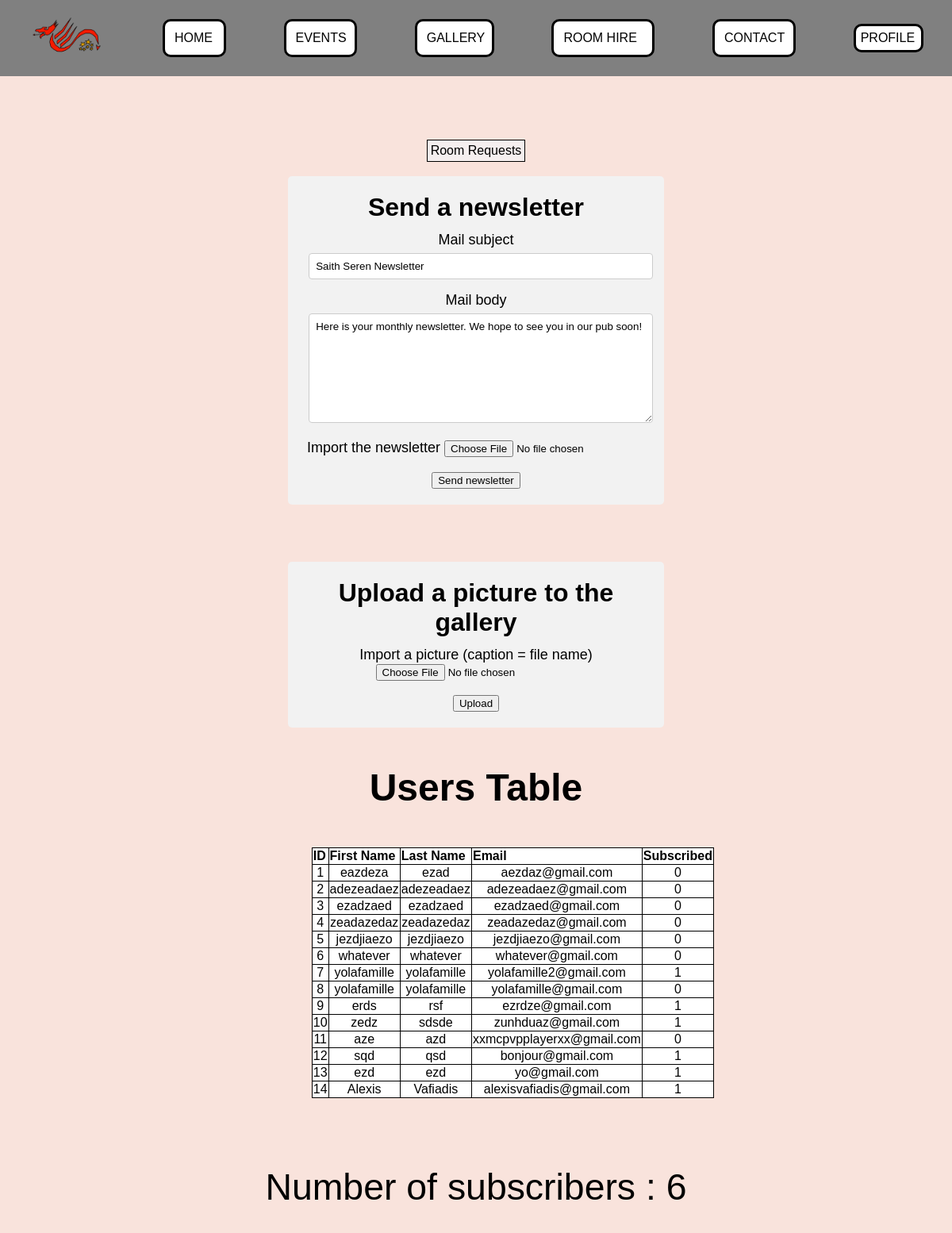
The page /panel.php (signed in) on the database its author committed.
### tables this page shows
CREATE TABLE `user` (
  `id` int(10) UNSIGNED NOT NULL,
  `email` varchar(100) NOT NULL,
  `password` varchar(255) NOT NULL,
  `firstname` varchar(50) NOT NULL,
  `lastname` varchar(50) NOT NULL,
  `subscribed` tinyint(1) NOT NULL DEFAULT '1',
  `admin` tinyint(1) NOT NULL DEFAULT '0',
  `active` tinyint(1) DEFAULT '0'
);

### src/fetchdata.php (called while the page is built)
<?php
function fetch_data($conn, $tableName, $columns){
 if(empty($conn)){
  $msg= "Database connection error";
 }elseif (empty($columns) || !is_array($columns)) {
  $msg="columns Name must be defined in an indexed array";
 }elseif(empty($tableName)){
   $msg= "Table Name is empty";
}else{
$columnName = implode(", ", $columns);
$query = "SELECT ".$columnName." FROM $tableName"." ORDER BY id DESC";
$result = $conn->query($query);
if($result== true){
 if ($result->num_rows > 0) {
    $row= mysqli_fetch_all($result, MYSQLI_ASSOC);
    $msg= $row;
 } else {
    $msg= "No Data Found";
 }
}else{
  $msg= mysqli_error($conn);
}
}
return $msg;
}
function subscribers($conn){
    $query = "SELECT subscribed FROM user WHERE subscribed = 1";
    $result = $conn->query($query);
    if ($result == true) return $result->num_rows;
}
?>

### src/panel.php (the view, shortened to what this page needs)
<!DOCTYPE html>
<?php
include ('nav.php');
include('config.php');
include('fetchdata.php');
$tableName="user";
$columns= ['id', 'email','firstname','lastname','subscribed'];
$fetchData = fetch_data($conn, $tableName, $columns);
?>
<div class="center">
<br>
<div>
  <a class="link" href="roomrequests.php">Room Requests</a>
</div>
<br>
<div class="bigcontainer">
  <h4>Send a newsletter</h4>
<form enctype="multipart/form-data" method="post" action="" name="sendletter-form">
<div class="form-element">
    <label for="subject">Mail subject</label>
    <input type="text" id="subject" name="subject" value="Saith Seren Newsletter" required class = "white" />
</div>
<div class="form-element">
  <label for="body">Mail body</label>
    <textarea rows = "8" cols = "150" name = "body" id="body", required class = "white">Here is your monthly newsletter. We hope to see you in our pub soon!</textarea>
</div>
<div class="form-element">
    <label for="file">Import the newsletter</label>
    <input type="file" id="file" name="userfile" required />
</div>
<br>
<div class="form-element">
<button type="submit" name="sendletter" value="sendletter">Send newsletter</button>
</div>
</form>
</div>
<br>
<br>
<br>
<br>
<div class="bigcontainer">
  <h4>Upload a picture to the gallery</h4>
<form enctype="multipart/form-data" method="post" action="" name="sendletter-form">
<div class="form-element">
    <label for="picture">Import a picture (caption = file name)</label>
    <input type="file" id="picture" name="picture" required/>
</div>
<br>
<button type="submit" name="uploadpicture" value="uploadpicture">Upload</button>
</form>
</div>
<h3>Users Table</h3>
<div class="container">
      <table class="table-bordered">
       <thead><tr><th>ID</th>
         <th>First Name</th>
         <th>Last Name</th>
         <th>Email</th>
         <th>Subscribed</th>
    </thead>
    <tbody>
  <?php
      if(is_array($fetchData)){
      $sn=1;
      foreach($fetchData as $data){
    ?>
      <tr>
      <td><?php echo $sn; ?></td>
      <td><?php echo $data['firstname']??''; ?></td>
      <td><?php echo $data['lastname']??''; ?></td>
      <td><?php echo $data['email']??''; ?></td>
      <td><?php echo $data['subscribed']??''; ?></td>
     </tr>
     <?php
      $sn++;}}?>
    </tbody>
     </table>
</div>
<p class="bigtext">Number of subscribers : <?php echo subscribers($conn) ?> </p>
</div>
</body>
</html>

### src/style.css (style rules this page uses)
* { font-family: georgia, sans-serif; }
a { display: block; }
.table-bordered { border-collapse: collapse; }
td { border: solid black; border-width: 0.005em; background-color: #FFFFFF; }
th { text-align: left; border: solid black; border-width: 0.1em; background-color: #FFFFFF; }
.container { text-align: center; margin-left: 32.5%; margin-right: 32.5% }
h3 { text-align: center; font-size: 3em; }
p { font-size: 1.2em; line-height: 130%; }
.center { text-align: center; }
h4 { margin-top: 1px; margin-bottom: 12px; font-size: 2em; }
.white { background-color: #FFFFFF; }
.form-element { box-sizing: border-box; font-size: 18px; -webkit-font-smoothing: antialiased; -moz-osx-font-smoothing: grayscale; }
.center { justify-content: center; align-content: center; align-items: center; }
body { font-family: georgia, sans-serif; background-color: rgb(249, 227, 220); }
p { background-color: #FFFFFF; }
input[type=text], input[type=password], input[type=email], select, textarea { width: 100%; padding: 8px; border: 1px solid #ccc; border-radius: 4px; box-sizing: border-box; margin-top: 6px; margin-bottom: 16px; margin-left: 6px; }
.bigcontainer { border-radius: 5px; background-color: #f2f2f2; padding: 20px; margin-left: 30%; margin-right: 30%; }
.bigtext { font-size: 2.9em; font-family: "Arial", "serif"; color:black; background-color: rgb(249, 227, 220); }
.link { background-color: rgb(245, 239, 239); padding: 4px 4px; text-align: center; text-decoration: none; display: inline-block; border: solid black; border-width: 1px; color: black; }

### rows shown on the page
user: firstname "eazdeza", lastname "ezad", email "aezdaz@gmail.com", subscribed "0"
user: firstname "adezeadaez", lastname "adezeadaez", email "adezeadaez@gmail.com", subscribed "0"
user: firstname "ezadzaed", lastname "ezadzaed", email "ezadzaed@gmail.com", subscribed "0"
user: firstname "zeadazedaz", lastname "zeadazedaz", email "zeadazedaz@gmail.com", subscribed "0"
user: firstname "jezdjiaezo", lastname "jezdjiaezo", email "jezdjiaezo@gmail.com", subscribed "0"
user: firstname "whatever", lastname "whatever", email "whatever@gmail.com", subscribed "0"
user: firstname "yolafamille", lastname "yolafamille", email "yolafamille2@gmail.com", subscribed "1"
user: firstname "yolafamille", lastname "yolafamille", email "yolafamille@gmail.com", subscribed "0"
user: firstname "erds", lastname "rsf", email "ezrdze@gmail.com", subscribed "1"
user: firstname "zedz", lastname "sdsde", email "zunhduaz@gmail.com", subscribed "1"
user: firstname "aze", lastname "azd", email "xxmcpvpplayerxx@gmail.com", subscribed "0"
user: firstname "sqd", lastname "qsd", email "bonjour@gmail.com", subscribed "1"
user: firstname "ezd", lastname "ezd", email "yo@gmail.com", subscribed "1"
user: firstname "Alexis", lastname "Vafiadis", email "alexisvafiadis@gmail.com", subscribed "1"

### other values the page prints
subscribers($conn) "6"
